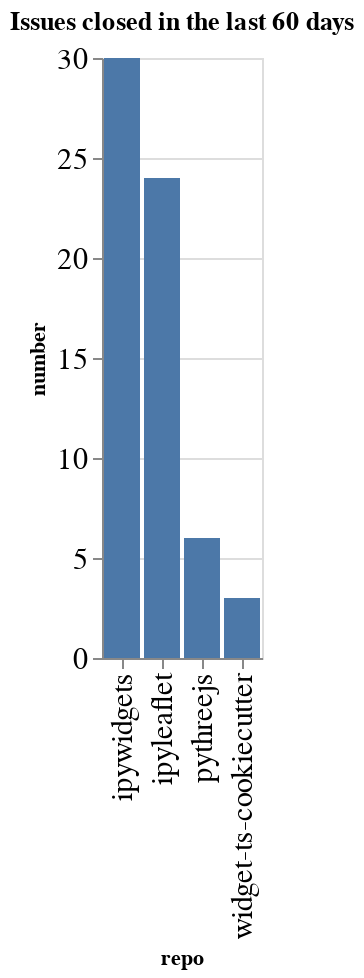

The notebook cell saved with this chart:
### Code cell
closed_counts = closed.groupby(['org', 'repo']).count()['number'].reset_index()
closed_counts['org/repo'] = closed_counts.apply(lambda a: a['org'] + '/' + a['repo'], axis=1)
sorted_vals = closed_counts.sort_values(['number'], ascending=False)['repo'].values
alt.Chart(data=closed_counts, title=f"Issues closed in the last {n_days} days").mark_bar().encode(
    x=alt.X('repo', sort=alt.Sort(sorted_vals.tolist())),
    y='number',
)

### Figure 1 — Vega-Lite specification as saved in the notebook (floating-point values rounded to 4 significant figures)
{"config": {"axisLeft": {"labelFontSize": 15}, "axisBottom": {"labelFontSize": 15}}, "data": {"name": "data-1836ccdf8670315bbb0b50a398759f69"}, "mark": "bar", "encoding": {"x": {"type": "nominal", "field": "repo", "sort": ["ipywidgets", "ipyleaflet", "pythreejs", "widget-ts-cookiecutter"]}, "y": {"type": "quantitative", "field": "number"}}, "title": "Issues closed in the last 60 days", "$schema": "https://vega.github.io/schema/vega-lite/v4.0.2.json", "datasets": {"data-1836ccdf8670315bbb0b50a398759f69": [{"org": "jupyter-widgets", "repo": "ipyleaflet", "number": 24, "org/repo": "jupyter-widgets/ipyleaflet"}, {"org": "jupyter-widgets", "repo": "ipywidgets", "number": 30, "org/repo": "jupyter-widgets/ipywidgets"}, {"org": "jupyter-widgets", "repo": "pythreejs", "number": 6, "org/repo": "jupyter-widgets/pythreejs"}, {"org": "jupyter-widgets", "repo": "widget-ts-cookiecutter", "number": 3, "org/repo": "jupyter-widgets/widget-ts-cookiecutter"}]}}
